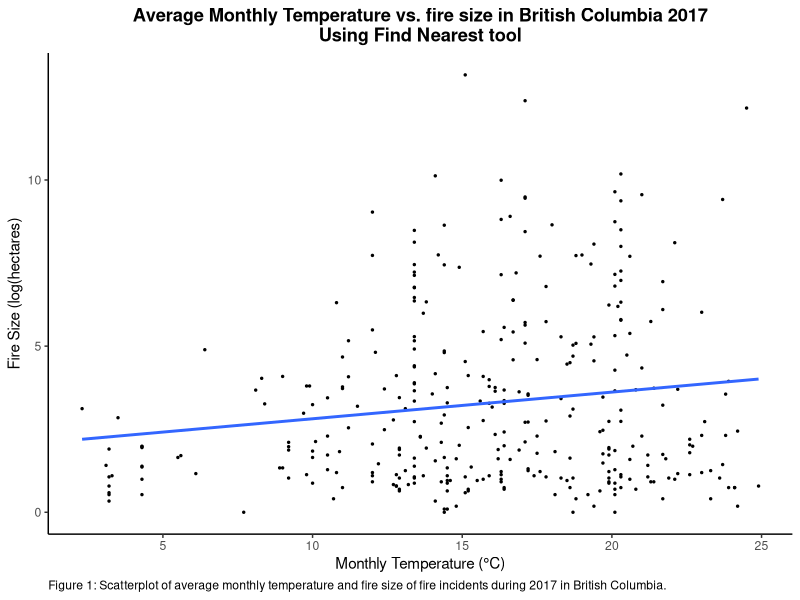
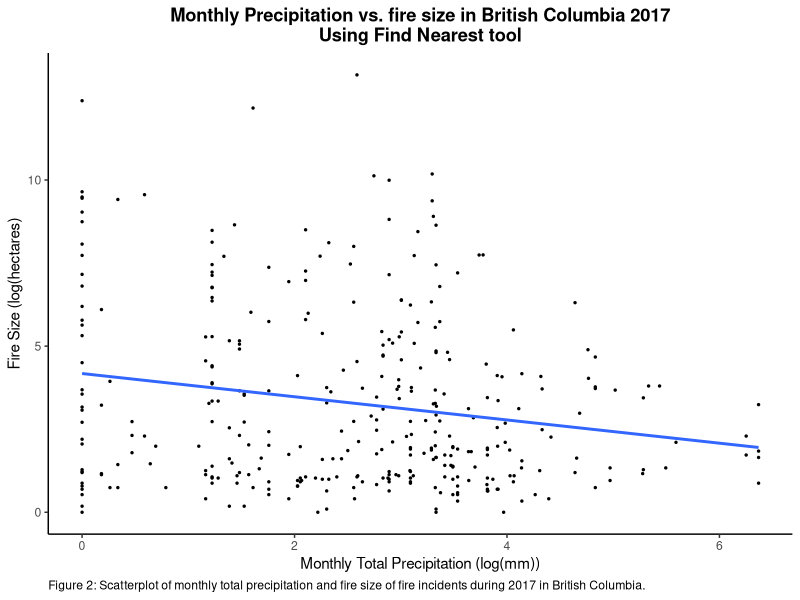
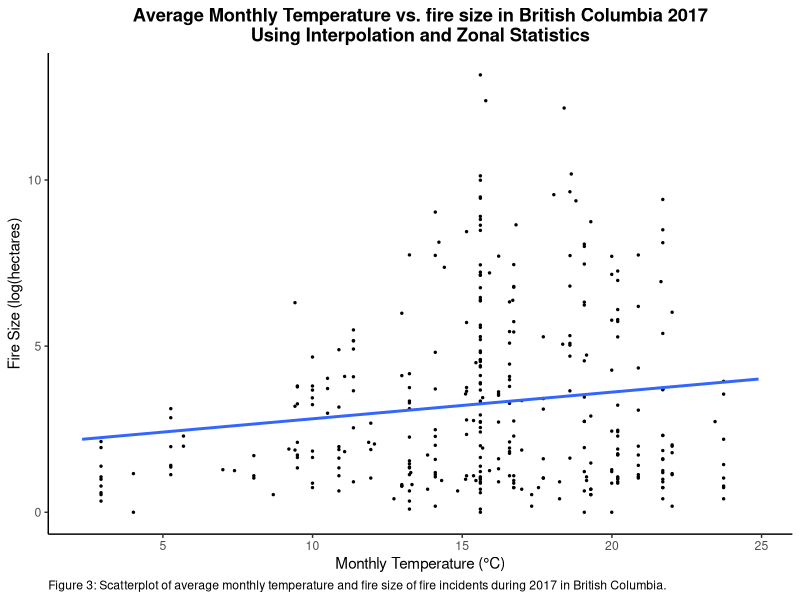
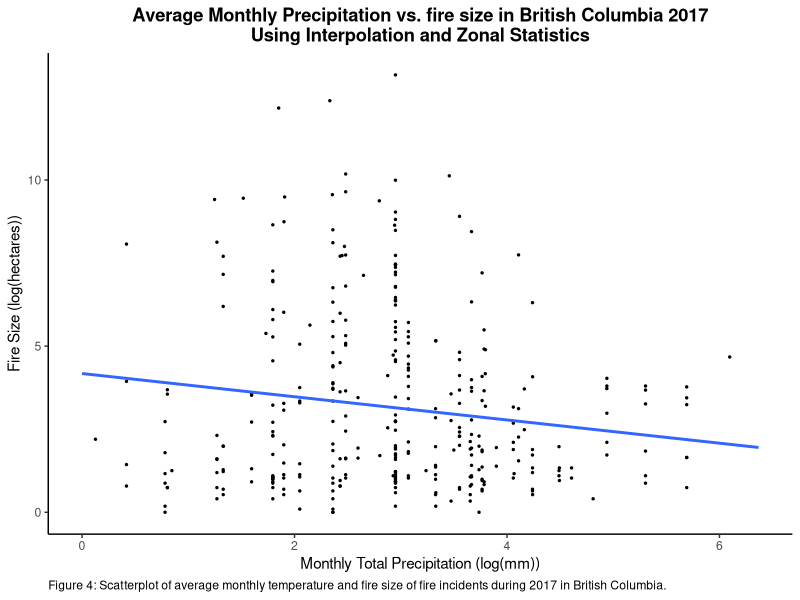

Here is the R script that generated these plots, in order:
install.packages("ggplot2")
library("ggplot2")

#Set working directory
dir <- "/Users/mikenewton/Desktop/Geog428/FinalProject/Data/FirePrediction/Fires/Methods"
setwd(dir)

#Reading in dataset
firePoly <- read.csv("firePolyWeather2017_for_scatterplot.csv")
#colnames(firePoly)
#head(firePoly)

#subset columns
firePoly <- firePoly[,c(7,10,14,23:37)]
colnames(firePoly)
head(firePoly)
#Change the column names 
#colnames(firePoly) <- c("Population", "Name", "NearHospital", "Distance", "Size")

#convert hospital distance and population values to log
firePoly$SIZE_HA <- log(firePoly$SIZE_HA + 1) #add 1 so values less than 1 are not negative
firePoly$Near.totalPrecip <- log(firePoly$Near.totalPrecip + 1)
firePoly$Interpolate.AvePrecip <- log(firePoly$Interpolate.AvePrecip + 1)
# popPlaces$Population <- log(popPlaces$Population)
# head(popPlaces)

#scatterplot near tool Temp
png("./NearTempScatterplot.png", width = 8, height = 6, units = "in", res = 300) #create a png file
ggplot(firePoly, aes(x=Near.AveTemp, y=SIZE_HA)) + #classify x and y, qualitative classes
  geom_point(size = 0.5) + #set point size
  stat_smooth(data = firePoly, aes(x=Near.AveTemp, y=SIZE_HA), method = lm, se = FALSE, formula = y ~ x) +
  labs(title = "Average Monthly Temperature vs. fire size in British Columbia 2017\nUsing Find Nearest tool", x = "Monthly Temperature (°C)", y = "Fire Size (log(hectares)",
       caption = "Figure 1: Scatterplot of average monthly temperature and fire size of fire incidents during 2017 in British Columbia.") + #label plot, x axis, y axis
  theme_classic() + #set the theme to classic (removes background and borders etc.)
  theme(plot.title = element_text(face = "bold", hjust = 0.5), plot.caption = element_text(hjust = 0)) #set title to center and bold
dev.off()

#scatterplot near tool Precip
png("./NearPrecipScatterplot.png", width = 8, height = 6, units = "in", res = 300) #create a png file
ggplot(firePoly, aes(x=Near.totalPrecip, y=SIZE_HA)) + #classify x and y, qualitative classes
  geom_point(size = 0.5) + #set point size
  stat_smooth(data = firePoly, aes(x=Near.totalPrecip, y=SIZE_HA), method = lm, se = FALSE, formula = y ~ x) +
  labs(title = "Monthly Precipitation vs. fire size in British Columbia 2017\nUsing Find Nearest tool", x = "Monthly Total Precipitation (log(mm))", y = "Fire Size (log(hectares)",
       caption = "Figure 2: Scatterplot of monthly total precipitation and fire size of fire incidents during 2017 in British Columbia.") + #label plot, x axis, y axis
  theme_classic() + #set the theme to classic (removes background and borders etc.)
  theme(plot.title = element_text(face = "bold", hjust = 0.5), plot.caption = element_text(hjust = 0)) #set title to center and bold
dev.off()

#scatterplot Interpolation Temp
png("./InterpolateTempScatterplot.png", width = 8, height = 6, units = "in", res = 300) #create a png file
ggplot(firePoly, aes(x=Interpolate.AveTemp, y=SIZE_HA)) + #classify x and y, qualitative classes
  geom_point(size = 0.5) + #set point size
  stat_smooth(data = firePoly, aes(x=Near.AveTemp, y=SIZE_HA), method = lm, se = FALSE, formula = y ~ x) +
  labs(title = "Average Monthly Temperature vs. fire size in British Columbia 2017\nUsing Interpolation and Zonal Statistics", x = "Monthly Temperature (°C)", y = "Fire Size (log(hectares)",
       caption = "Figure 3: Scatterplot of average monthly temperature and fire size of fire incidents during 2017 in British Columbia.") + #label plot, x axis, y axis
  theme_classic() + #set the theme to classic (removes background and borders etc.)
  theme(plot.title = element_text(face = "bold", hjust = 0.5), plot.caption = element_text(hjust = 0)) #set title to center and bold
dev.off()

#scatterplot Interpolation Precip
png("./InterpolatePrecipScatterplot.png", width = 8, height = 6, units = "in", res = 300) #create a png file
ggplot(firePoly, aes(x=Interpolate.AvePrecip, y=SIZE_HA)) + #classify x and y, qualitative classes
  geom_point(size = 0.5) + #set point size
  stat_smooth(data = firePoly, aes(x=Near.totalPrecip, y=SIZE_HA), method = lm, se = FALSE, formula = y ~ x) +
  labs(title = "Average Monthly Precipitation vs. fire size in British Columbia 2017\nUsing Interpolation and Zonal Statistics", x = "Monthly Total Precipitation (log(mm))", y = "Fire Size (log(hectares))",
       caption = "Figure 4: Scatterplot of average monthly temperature and fire size of fire incidents during 2017 in British Columbia.") + #label plot, x axis, y axis
  theme_classic() + #set the theme to classic (removes background and borders etc.)
  theme(plot.title = element_text(face = "bold", hjust = 0.5), plot.caption = element_text(hjust = 0)) #set title to center and bold
dev.off()


# #adding categories to the scatterplot
# png("./ScatterplotClassification.png", width = 8, height = 6, units = "in", res = 300) #create a png file
# ggplot(popPlaces, aes(x=Population, y=NearHospital, fill=Distance, shape=Size)) + #classify x and y, qualitative classes
#   geom_point(size = 2) + #set point size
#   scale_shape_manual(values=c(21,22,24)) +
#   scale_fill_manual(values=c('#E6E600','#A80000', '#267300')) +
#   labs(title = "City population vs. distance to nearest hospital in British Columbia", x = "City Population (log)", y = "Distance to Closest Hospital (log(m))",
#        caption = "Figure 1: Scatterplot of populated places in British Columbia and the distance to the nearest hospital. Populations were classified as\nsmall (≤500),medium (>500 and ≤10,000), and large (>10,000). Distances to the nearest hospital were classified as very close\n(≤1km), close (>1 and ≤10km), and far (>10km).") + #label plot, x axis, y axis
#   theme_classic() + #set the theme to classic (removes background and borders etc.)
#   theme(plot.title = element_text(face = "bold", hjust = 0.5), plot.caption = element_text(hjust = 0)) #set title to center and bold
# dev.off()
# 
# #bargraph
# png("./BarGraph.png", width = 8, height = 6, units = "in", res = 300) #create a png file
# ggplot(popPlaces, aes(x=Size, fill=Distance)) + #classify x and y, qualitative classes
#   geom_bar(position = "dodge") +
#   scale_fill_manual(values=c('#E6E600','#A80000', '#267300')) +
#   labs(title = "City size and distance to nearest hospital in British Columbia", x = "City Size", y = "Frequency", 
#        caption = "Figure 2: Bar graph of populated places in British Columbia and the distance to the nearest hospital. Populations were classified as\nsmall (≤500),medium (>500 and ≤10,000), and large (>10,000). Distances to the nearest hospital were classified as very close\n(≤1km), close (>1 and ≤10km), and far (>10km).") + #label plot, x axis, y axis
#   theme_bw() + #set the theme to classic (removes background and borders etc.)
#   theme(plot.title = element_text(face = "bold", hjust = 0.5), plot.caption = element_text(hjust = 0)) #set title to center and bold
# dev.off()



